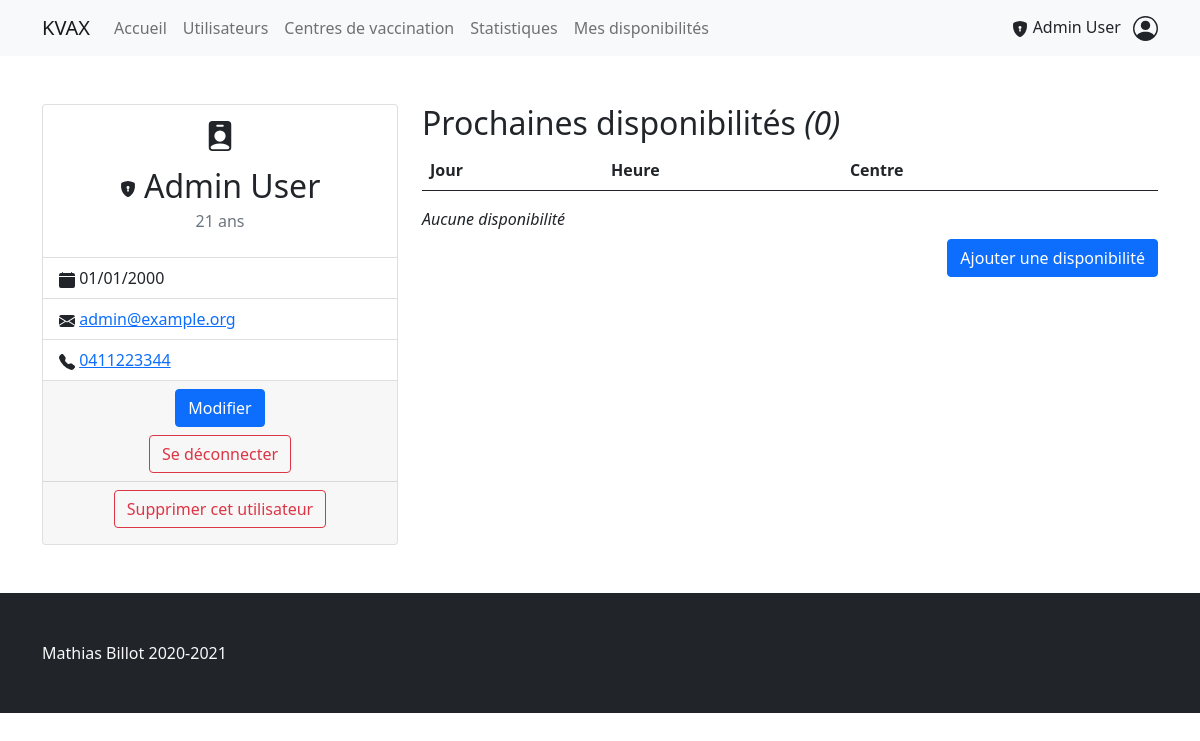
Screenshot of /index.php?page=getUser&id=00e5c034-c3bb-11eb-bdac-c8d9d27b08b0 (signed in) with the database file from the repository.
### tables this page shows
CREATE TABLE IF NOT EXISTS `users` (
    `id` varchar(36) DEFAULT (UUID()),
    `firstname` varchar(100) NOT NULL,
    `lastname` varchar(100) NOT NULL,
    `birthday` date NOT NULL,
    `phone` int(10) unsigned ZEROFILL NOT NULL,
    `email` varchar(320) NOT NULL,
    `role` enum('user', 'admin') NOT NULL,
    `password` varchar(255) NOT NULL,

    PRIMARY KEY (`id`)
);

### config.php (called while the page is built, shortened)
<?php
    function redstr($page) {
        return $_SERVER['PHP_SELF']."?page=$page";
    }
?>

### models/availability.php (called while the page is built, shortened)
<?php
    class Availability {
        public static function getByUserId($userId) {
            try {
                $pdo = getPdo();
                $query = 'SELECT *,';
                $query .= '(SELECT CONCAT(`firstname`, " ", `lastname`) FROM users WHERE a.user_id = id) AS user_fullname, ';
                $query .= '(SELECT `name` FROM vaccination_centers WHERE a.center_id = id) AS center_name ';
                $query .= 'FROM availabilities AS a WHERE user_id = ? AND `date` >= NOW() ORDER BY `date` ASC;';
                $req = $pdo->prepare($query);
                $req->execute(array($userId));
                $availabilities = $req->fetchAll();
                return $availabilities;
            } catch (Exception $e) {
                throw new Exception($e->getMessage(), 400);
            }
        }
    }
?>

### views/pages/user.php (the view, shortened to what this page needs)
<div class="container">
    <div class="row">
        <div class="col-12 col-lg-4">
            <div class="card">
                <div class="card-body text-center">
                    <div class="card-title">
                        <div class="mb-3">
                        </div>
                        <h2><?= $user->fullname ?></h2>
                    </div>
                    <div class="card-subtitle mb-2 text-muted"><?= $user->age ?> ans</div>
                </div>
                <ul class="list-group list-group-flush">
                    <li class="list-group-item">
                        <svg xmlns="http://www.w3.org/2000/svg" width="16" height="16" fill="currentColor" class="bi bi-calendar-fill" viewBox="0 0 16 16">
                            <path d="M3.5 0a.5.5 0 0 1 .5.5V1h8V.5a.5.5 0 0 1 1 0V1h1a2 2 0 0 1 2 2v11a2 2 0 0 1-2 2H2a2 2 0 0 1-2-2V5h16V4H0V3a2 2 0 0 1 2-2h1V.5a.5.5 0 0 1 .5-.5z"/>
                        </svg>
                        <?= date('d/m/Y', strtotime($user->birthday)) ?>
                    </li>
                    <li class="list-group-item">
                        <a href="mailto:<?= $user->email ?>">
                            <?= $user->email ?>
                        </a>
                    </li>
                    <li class="list-group-item">
                        <a href="tel:<?= $user->phone ?>">
                            <?= $user->phone ?>
                        </a>
                    </li>
                </ul>
                <div class="card-footer text-center">
                    <?php if (isset($is_owner) || isset($_SESSION['admin'])) { ?>
                        <div class="mb-2">
                            <a class="btn btn-primary" href="<?= redstr('updateUser').'&id='.$user->id ?>">Modifier</a>
                        </div>
                    <?php } ?>
                    <?php if (isset($is_owner)) { ?>
                        <div>
                            <a class="btn btn-outline-danger" href="<?= redstr('logout') ?>">Se déconnecter</a>
                        </div>
                    <?php } ?>
                </div>
                <?php if (isset($_SESSION['admin'])) { ?>
                    <div class="card-footer text-center">
                        <div class="mb-2">
                            <a class="btn btn-outline-danger" href="<?= redstr('deleteUser').'&id='.$user->id ?>">Supprimer cet utilisateur</a>
                        </div>
                    </div>
                <?php } ?>
            </div>
        </div>
        <div class="col-12 col-lg-8">
            <h2>Prochaines disponibilités <i>(<?= $user->availability_count ?>)</i></h2>
            <table class="table">
                <thead>
                    <tr>
                        <th>Jour</th>
                        <th>Heure</th>
                        <th>Centre</th>
                        <th></th>
                    </tr>
                </thead>
            </table>
            <?php if (!$availabilities) { ?>
                <div class="mb-2">
                    <i>Aucune disponibilité</i>
                </div>
            <?php } ?>
            <?php if (isset($is_owner) || isset($_SESSION['admin'])) { ?>
                <div class="text-end">
                    <a class="btn btn-primary" href="<?= redstr('createAvailability').'&user_id='.$user->id.'&redirect='.urlencode(redstr('getUser').'&id='.$user->id) ?>">Ajouter une disponibilité</a>
                </div>
            <?php } ?>
        </div>
    </div>
</div>
<?php
    require_once('views/partials/layout.php');
?>

### rows the page displays
users: birthday "21", birthday "01/01/2000", email "admin@example.org", phone "0411223344"

### other values shown
$_SESSION['user_fullname'] "Admin User"
$user->fullname "Admin User"
$user->availability_count "0"
